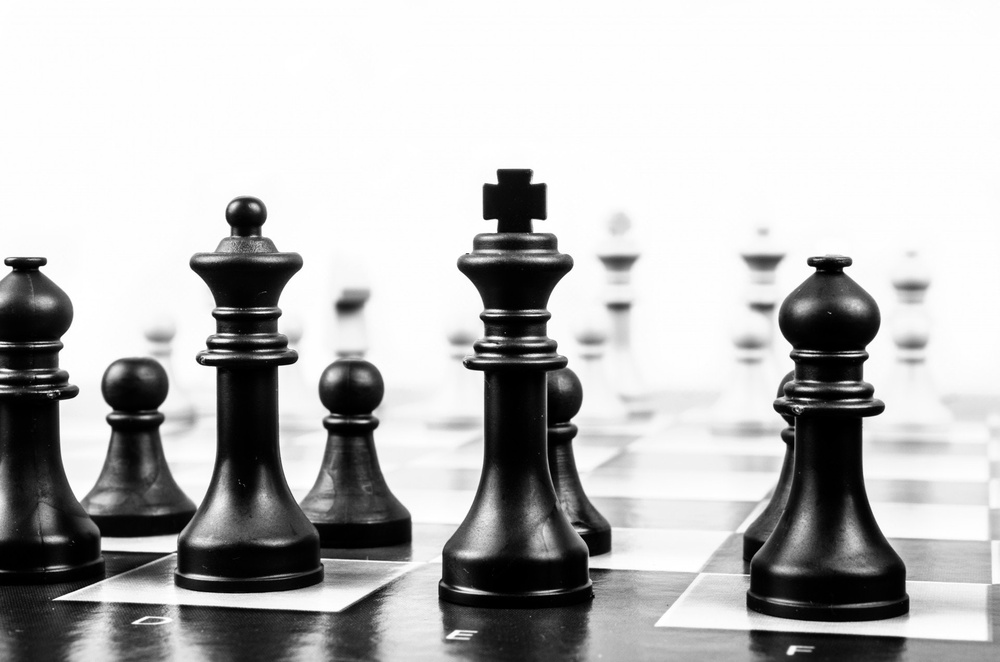
#> input picture image-processing/data/chapter-1/bw.jpg, 1000 x 662 px, shrunk from 1920 x 1271 before the run
$ python exe_6.py
#> lines starting #> are read from the running program, lines starting #| are printed output that depends on the picture; after the words box and inside, x2 and y2 are one past the last pixel; in counts of white or black regions, pixels touching at a corner belong together
# Import the local threshold function
from skimage.filters import threshold_local
from matplotlib import pyplot as plt

def show_image(image, title='Image', cmap_type='gray'):
    plt.imshow(image, cmap=cmap_type)
    plt.title(title)
    plt.axis('off')
    plt.show()

page_image = plt.imread('../data/chapter-1/bw.jpg')
#> page_image is the input picture: shape (662, 1000, 3); min 0, max 255, mean 185.6
# Set the block size to 35
block_size = 35

# Obtain the optimal local thresholding
local_thresh = threshold_local(page_image, block_size, offset=10)
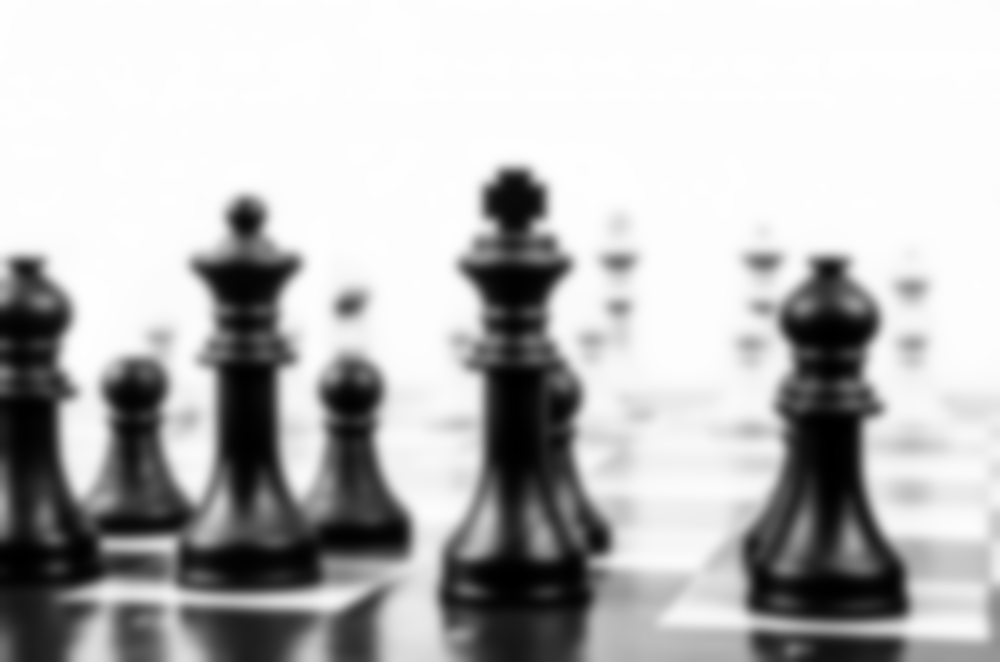
#> local_thresh: shape (662, 1000, 3) float64; min -9.85, max 244.9, mean 175.6; drawn with min black and max white

# Obtain the binary image by applying local thresholding
binary_local = page_image > local_thresh
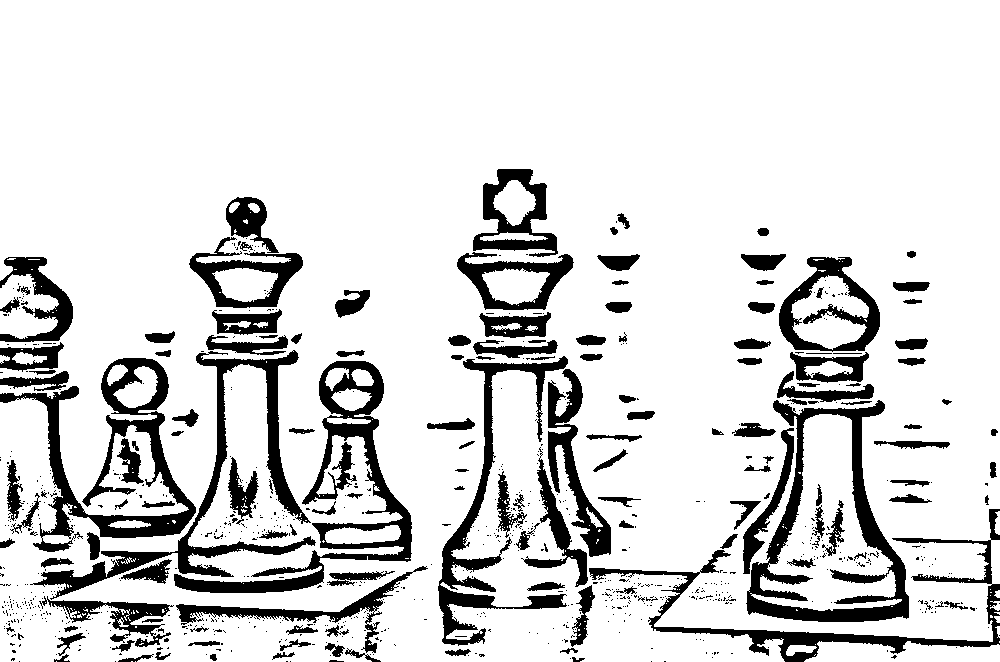
#> binary_local: shape (662, 1000, 3) bool; 84.9% white; 857 black regions (708 under 20 px), largest, box (x1, y1, x2, y2) and area: (174, 361, 412, 593) 8843, (746, 400, 909, 622) 8737, (0, 358, 196, 552) 8595

# Show the binary image
show_image(binary_local, 'Local thresholding')

$ run again, with image-processing/data/chapter-1/fruits-2.jpg copied over image-processing/data/chapter-1/bw.jpg
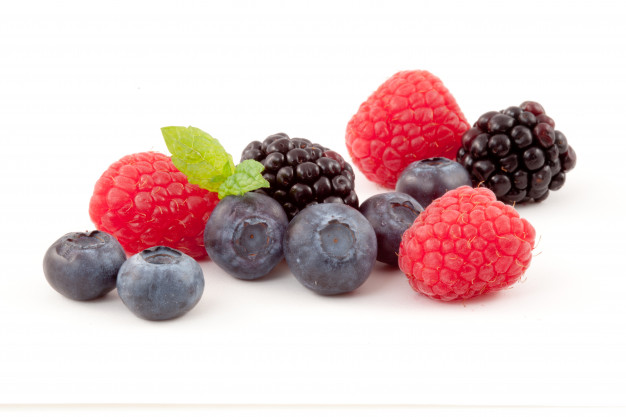
#> input picture image-processing/data/chapter-1/fruits-2.jpg, 626 x 417 px
#> page_image is the input picture: shape (417, 626, 3); mean R, G, B 223.4, 201.1, 201.5
#> `local_thresh = threshold_local(page_image, block_size, offset=10)`:
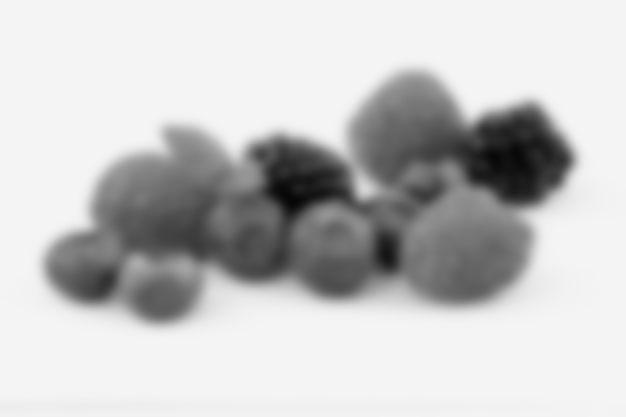
#> local_thresh: shape (417, 626, 3) float64; mean R, G, B 198.7, 198.7, 198.7
#> `binary_local = page_image > local_thresh`:
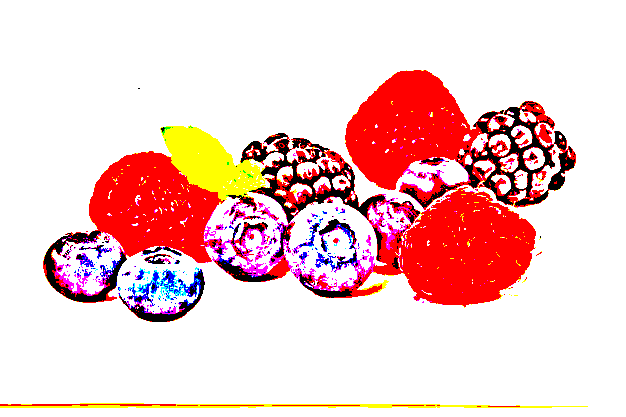
#> binary_local: shape (417, 626, 3) bool; mean R, G, B 0.95, 0.793, 0.79
